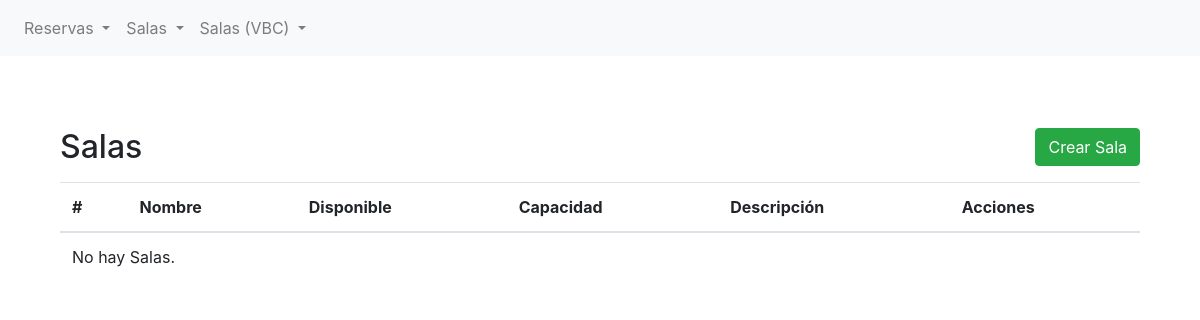
Page /sala/vbc/list on the earlier database version.
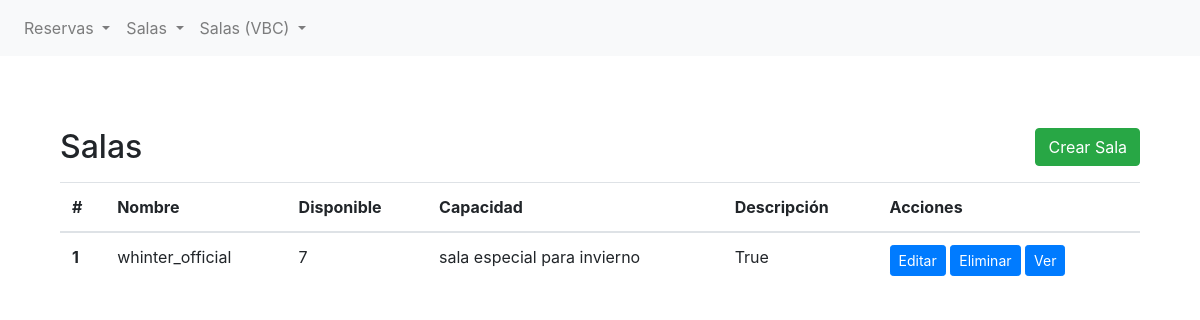
Same page on the later database version.
### bookings/models.py (models this page shows, shortened)
class Sala(models.Model):
    nombre = models.CharField(max_length=100)
    disponible = models.BooleanField(default=True)
    capacidad = models.IntegerField()
    descripcion = models.TextField(blank=True, null=True)

### bookings/views.py (the view)
# urls.py: path("sala/vbc/list", SalaListView.as_view(), name="vbc_sala_list"),
class SalaListView(ListView):
    model = Sala
    template_name = "bookings/vbc/sala_list.html"
    context_object_name = "ADRIANDARGELOS"

### bookings/templates/bookings/vbc/sala_list.html (shortened to what this page needs)
{% extends 'bookings/base.html' %}
{% block content %}
<section class="py-5">
    <div class="container">
        <div class="d-flex justify-content-between align-items-center mb-3">
            <h2 class="mb-0">Salas</h2>
            <a href="{% url 'vbc_sala_create' %}" class="btn btn-success">Crear Sala</a>
        </div>
        <table class="table">
            <thead>
                <tr>
                    <th scope="col">#</th>
                    <th scope="col">Nombre</th>
                    <th scope="col">Disponible</th>
                    <th scope="col">Capacidad</th>
                    <th scope="col">Descripción</th>
                    <th scope="col">Acciones</th>
                </tr>
            </thead>
            <tbody>
                {% if ADRIANDARGELOS %}
                {% for sala in ADRIANDARGELOS %}
                <tr>
                    <th scope="row">{{ forloop.counter }}</th>
                    <td>{{ sala.nombre }}</td>
                    <td>{{ sala.capacidad }}</td>
                    <td>{{ sala.descripcion }}</td>
                    <td>{{ sala.disponible }}</td>
                    <td>
                        <a href="{% url 'vbc_sala_update' sala.id %}" class="btn btn-primary btn-sm">Editar</a>
                        <a href="{% url 'vbc_sala_delete' sala.id %}" class="btn btn-primary btn-sm">Eliminar</a>
                        <a href="{% url 'vbc_sala_detail' sala.id %}" class="btn btn-primary btn-sm">Ver</a>
                    </td>
                </tr>
                {% endfor %}
                {% else %}
                <tr>
                    <td colspan="7">No hay Salas.</td>
                </tr>
                {% endif %}
            </tbody>
        </table>
    </div>
</section>
{% endblock %}

Differences in the rows shown:
added Sala: nombre "whinter_official", capacidad "7", descripcion "sala especial para invierno", disponible "True"
Other differences:
text no longer shown: "No hay Salas."
